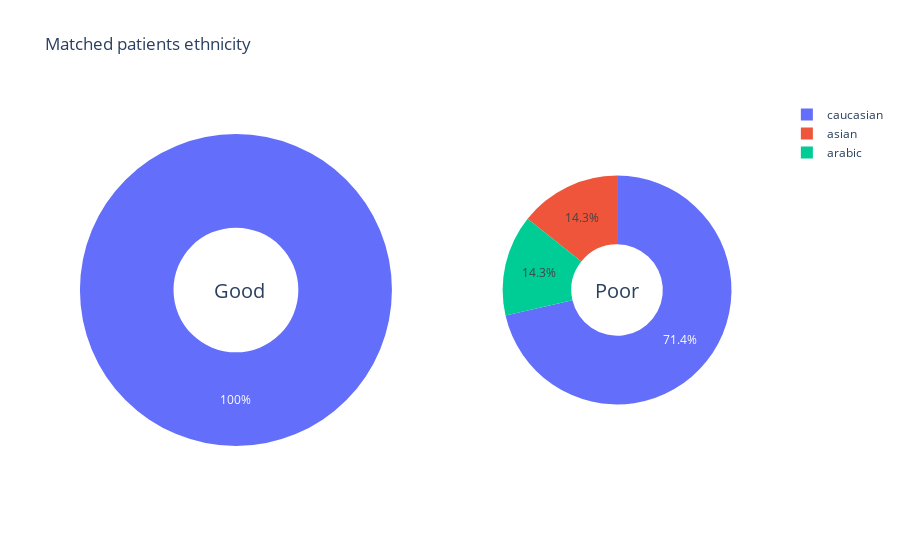

This figure's notebook cell:
### Code cell
import plotly.graph_objects as go
from plotly.subplots import make_subplots

labels = ["caucasian","asian","arabic"]

# Create subplots: use 'domain' type for Pie subplot
fig = make_subplots(rows=1, cols=2, specs=[[{'type':'domain'}, {'type':'domain'}]])
fig.add_trace(go.Pie(labels=labels, values=list(X_good["Ethnicity"].value_counts()), name="Good Responders",scalegroup='one'),
              1, 1)
fig.add_trace(go.Pie(labels=labels, values=list(X_poor["Ethnicity"].value_counts()), name="Poor Responders",scalegroup='one'),
              1, 2)

# Use `hole` to create a donut-like pie chart
fig.update_traces(hole=.4, hoverinfo="label+percent+name")

fig.update_layout(
    title_text="Matched patients ethnicity",
    # Add annotations in the center of the donut pies.
    annotations=[dict(text='Good', x=0.19, y=0.5, font_size=20, showarrow=False),
                 dict(text='Poor', x=0.81, y=0.5, font_size=20, showarrow=False)])
fig.show()

### Figure 1 — Plotly figure (JSON) as saved in the notebook; plotly's stock layout.template omitted (floating-point values rounded to 4 significant figures)
{"data": [{"domain": {"x": [0, 0.45], "y": [0, 1]}, "hole": 0.4, "hoverinfo": "label+percent+name", "labels": ["caucasian", "asian", "arabic"], "name": "Good Responders", "scalegroup": "one", "type": "pie", "values": [13]}, {"domain": {"x": [0.55, 1], "y": [0, 1]}, "hole": 0.4, "hoverinfo": "label+percent+name", "labels": ["caucasian", "asian", "arabic"], "name": "Poor Responders", "scalegroup": "one", "type": "pie", "values": [5, 1, 1]}], "layout": {"annotations": [{"font": {"size": 20}, "showarrow": false, "text": "Good", "x": 0.19, "y": 0.5}, {"font": {"size": 20}, "showarrow": false, "text": "Poor", "x": 0.81, "y": 0.5}], "title": {"text": "Matched patients ethnicity"}}}
